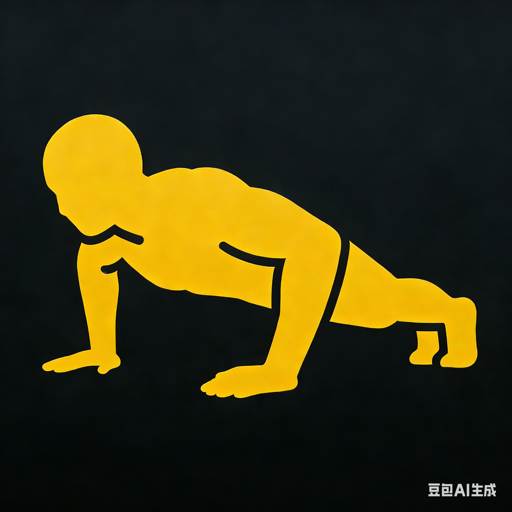
#> input picture Gym_App/Gym_App/Resources/logo.png, 512 x 512 px, found by its file name
$ python gen_layers.py
#> lines starting #> are read from the running program, lines starting #| are printed output that depends on the picture
from PIL import Image

logo = Image.open('Gym_App/Resources/drawable/logo.png').convert('RGBA')
sizes = {'mdpi': 108, 'hdpi': 162, 'xhdpi': 216, 'xxhdpi': 324, 'xxxhdpi': 432}
for density, size in sizes.items():
    resized = logo.resize((size, size), Image.Resampling.LANCZOS)
    resized.save(f'Gym_App/Resources/mipmap-{density}/appicon_foreground.png', 'PNG', optimize=False)
    print(f'{density}: {size}x{size}')
#> this loop made 5 passes
#> pass 1, `resized = logo.resize((size, size), Image.Resampling.LANCZOS)`:
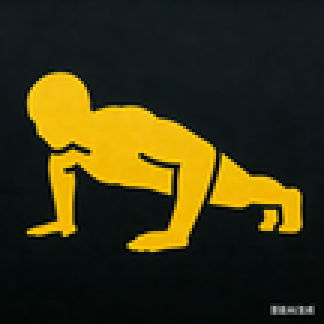
#> resized: PIL image 108x108 RGBA (shown 3 times larger); mean R, G, B, A 56.9, 51.7, 18.7, 255
#> pass 2, `resized = logo.resize((size, size), Image.Resampling.LANCZOS)`:
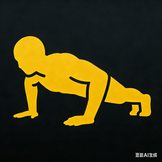
#> resized: PIL image 162x162 RGBA; mean R, G, B, A 56.9, 51.7, 18.7, 255
#> pass 3, `resized = logo.resize((size, size), Image.Resampling.LANCZOS)`:
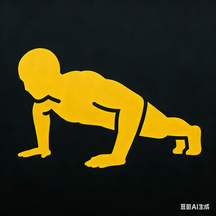
#> resized: PIL image 216x216 RGBA; mean R, G, B, A 56.9, 51.7, 18.7, 255
